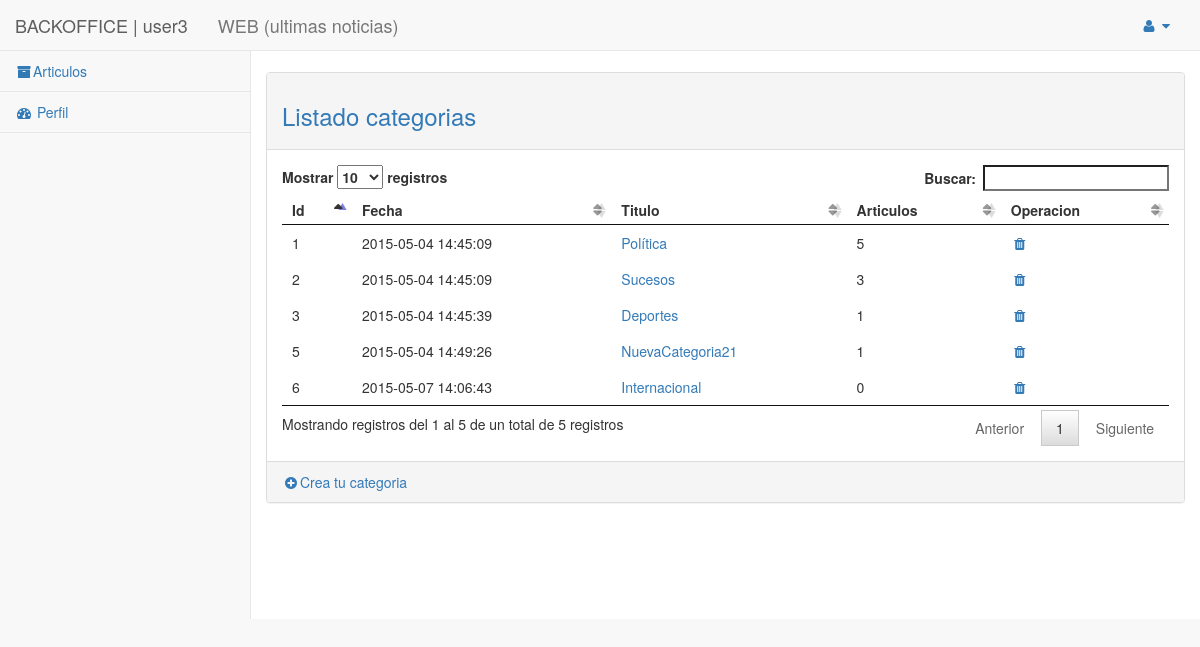
Page /backoffice/categoria/controlador.php (signed in) on the committed database.
### tables this page shows
CREATE TABLE IF NOT EXISTS `categoria` (
  `id` int(11) NOT NULL AUTO_INCREMENT,
  `fecha` timestamp NULL DEFAULT CURRENT_TIMESTAMP,
  `titulo` varchar(250) NOT NULL DEFAULT 'Sin titulo',
  PRIMARY KEY (`id`)
);

### core/Database.php (called while the page is built, shortened)
<?php
class Database{
	private $db_host = "localhost";
	private $db_user = "root";
	private $db_pass = "";
	private $db_name = "mb15";
	private $con = false;
	private $result = array();
	public function connect(){
            if(!$this->con){
                $myconn = @mysql_connect($this->db_host,$this->db_user,$this->db_pass);
                if($myconn){
                    $seldb = @mysql_select_db($this->db_name,$myconn);
                    if($seldb){
                	$this->con = true;
                        return true;
                    }
                    else{
                	array_push($this->result,mysql_error());
                        return false;
                    }
                }
                else{
                    array_push($this->result,mysql_error());
                    return false;
                }
            }
            else{
                return true;
            }
	}
    public function disconnect(){
    	if($this->con){
    		if(@mysql_close()){
    			$this->con = false;
				return true;
			}else{
				return false;
			}
		}
    }
	public function sql($sql){
		$query = @mysql_query($sql);
		if($query){
			$this->numResults = mysql_num_rows($query);
			for($i = 0; $i < $this->numResults; $i++){
				$r = mysql_fetch_array($query);
               	$key = array_keys($r);
               	for($x = 0; $x < count($key); $x++){
                   	if(!is_int($key[$x])){
                   		if(mysql_num_rows($query) >= 1){
                   			$this->result[$i][$key[$x]] = $r[$key[$x]];
						}else{
							$this->result = null;
						}
					}
				}
			}
			return true;
		}else{
			array_push($this->result,mysql_error());
			return false;
		}
	}
    public function getResult(){
        $val = $this->result;
        $this->result = array();
        return $val;
    }
}

### backoffice/categoria/modelo.php (called while the page is built, shortened)
<?php
	function getCategorias( $limit=10, $id_usuario=null ){
		$sql = "SELECT c.id, c.fecha, c.titulo, count(a.id_categoria) as articulos FROM `categoria` as c LEFT JOIN  `articulo` as a ON id_categoria = c.id group by a.id_categoria";
		$db = new Database();
		$db->connect();
		$where = '';
		$db->sql( $sql.$where );
		$res = $db->getResult();
		return $res;
	}
?>

### backoffice/categoria/vista.php (the view)
<?php require '../../html/backoffice/head.php'; ?>
<div id="page-wrapper">
    <div class="row">
        <div class="col-lg-12">
        </div>
    </div>
    <div class="row">
            <br>
             <div class="panel panel-default">
                <div class="panel-heading">
                	 <h3 class="text-primary">Listado categorias</h3>
                </div>
             	<div class="panel-body">
                  <table id="tabla">
					<thead>
						<tr>
							<th>Id</th>
							<th>Fecha</th>
							<th>Titulo</th>
							<th>Articulos</th>
							<th>Operacion</th>
						</tr>
					</thead>
					<tbody>
					    <?php
						foreach($categorias as $categoria): ?>
					    <tr>
					    	<td><?php echo $categoria['id']?></td>
					        <td><?php echo $categoria['fecha']?></td>
					        <td>
					        	<a href="<?php echo(CONTROLLER_CATEGORIA);?>?op=<?php echo(OP_DETALLE);?>&id=<?php echo $categoria['id']?>" >
					        		<?php echo $categoria['titulo']?>
					        	</a>
					        </td>
					         <td><?php echo $categoria['articulos']?></td>
					        <td>
					        	<a href="<?php echo(CONTROLLER_CATEGORIA);?>?id=<?php echo $categoria['id']?>&op=<?php echo(OP_ELIMINAR);?>"
					        	   title="Eliminar categoria"><i class="fa fa-trash fa-fw"></i></a>
					        </td>
					    </tr>
					<?php endforeach;?>
					</tbody>
					</table>
				</div>
                <div class="panel-footer">
					<a href="<?php echo(CONTROLLER_CATEGORIA);?>?op=<?php echo(OP_DETALLE);?>"><i class="fa fa-plus-circle fa-fw"></i>Crea tu categoria</a>
				</div>
			</div>
		</div>
</div>
<?php require '../../html/backoffice/footer.php'; ?>

### html/backoffice/css/sb-admin-2.css (style rules this page uses)
body { background-color: #f8f8f8; }
#page-wrapper { padding: 0 15px; min-height: 568px; background-color: #fff; }
@media (min-width:768px) { #page-wrapper { position: inherit; margin: 0 0 0 250px; padding: 0 30px; border-left: 1px solid #e7e7e7; } }
table.dataTable thead .sorting, table.dataTable thead .sorting_asc, table.dataTable thead .sorting_desc, table.dataTable thead .sorting_asc_disabled, table.dataTable thead .sorting_desc_disabled { background: 0 0; }
table.dataTable thead .sorting_asc:after { content: "\f0de"; float: right; font-family: fontawesome; }
table.dataTable thead .sorting:after { content: "\f0dc"; float: right; font-family: fontawesome; color: rgba(50,50,50,.5); }

### rows in the picture
categoria: id "6", fecha "2015-05-07 14:06:43", titulo "Internacional", articulos "0"
categoria: id "1", fecha "2015-05-04 14:45:09", titulo "Política", articulos "5"
categoria: id "2", fecha "2015-05-04 14:45:09", titulo "Sucesos", articulos "3"
categoria: id "3", fecha "2015-05-04 14:45:39", titulo "Deportes", articulos "1"
categoria: id "5", fecha "2015-05-04 14:49:26", titulo "NuevaCategoria21", articulos "1"

### other values in the picture
$perfil['nombre'] "user3"
